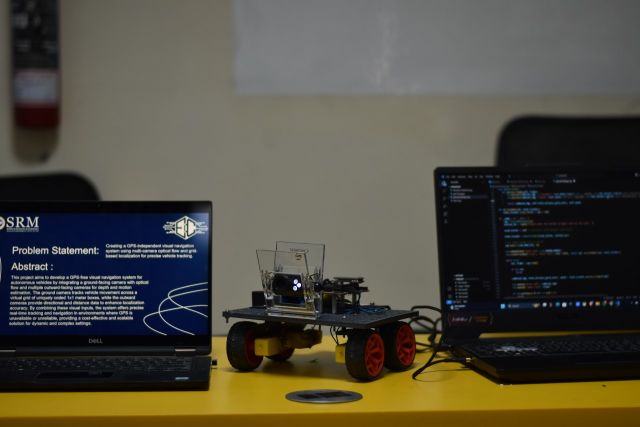
#> input picture WhatsApp Image 2024-09-01 at 04.47.21_24a0ad75.jpg, 1280 x 854 px (shown at 1/2 size)
$ python -i ground_cam.py   (imports and definitions only)
#> lines starting #> are read from the running program, lines starting #| are printed output that depends on the picture
#> further down, picture is the input picture: shape (854, 1280, 3); mean B, G, R 63.4, 76, 79.5
import cv2
import numpy as np
from collections import deque
import time

# [11 lines left out: functions coordinates_to_loc, loc_to_coordinates, not called in this run]

class MovingAverageFilter:
    def _init_(self, window_size):
        self.window_size = window_size
        self.values = deque(maxlen=window_size)

    def update(self, value):
        self.values.append(value)
        return np.mean(self.values, axis=0)

class RoverTracker:
    # [31 lines left out: functions _init_, draw_grid, not called in this run]

    def process_frame(self, frame):
        frame_gray = cv2.cvtColor(frame, cv2.COLOR_BGR2GRAY)
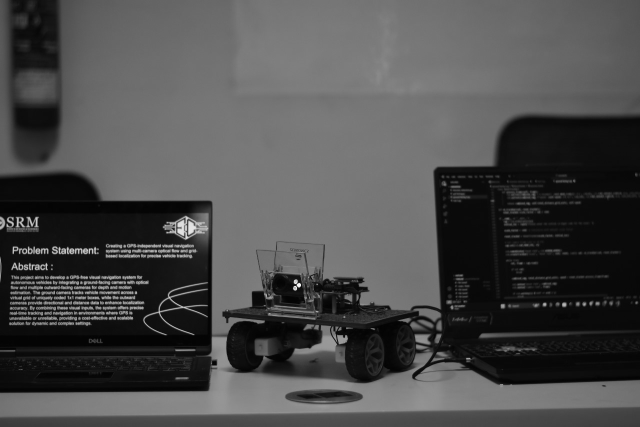
#> frame_gray: shape (854, 1280) (shown at 1/2 size); min 0, max 254, mean 75.5
        frame_gray = cv2.resize(frame_gray, (frame_gray.shape[1]//4, frame_gray.shape[0]//4))
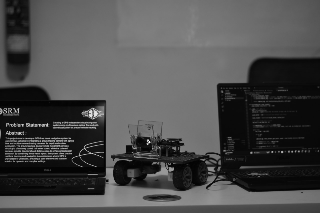
#> frame_gray: shape (213, 320); min 2, max 250, mean 75.4

#> (the run stopped early here; a loop or call above may not have finished)
